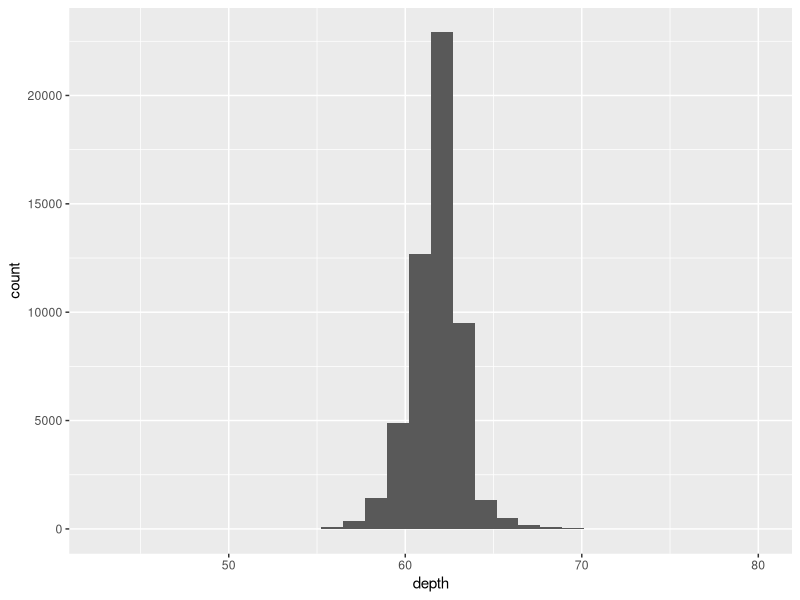
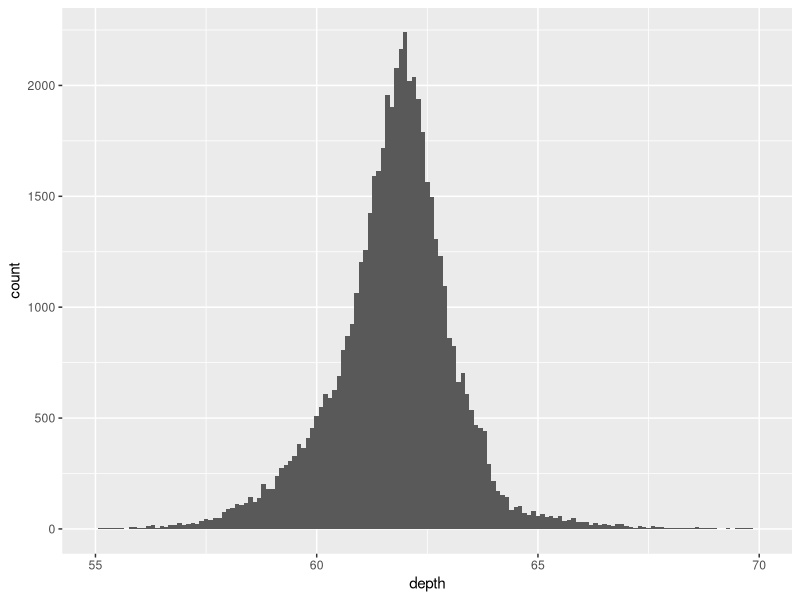
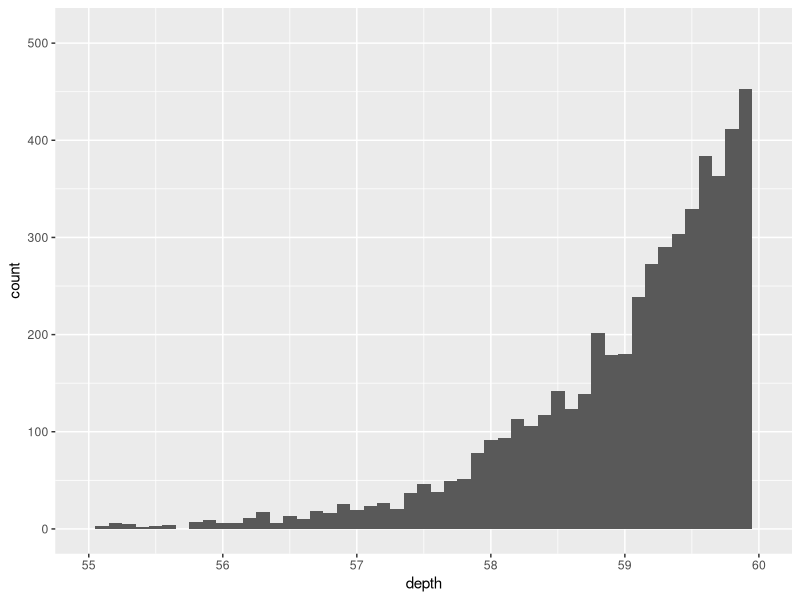
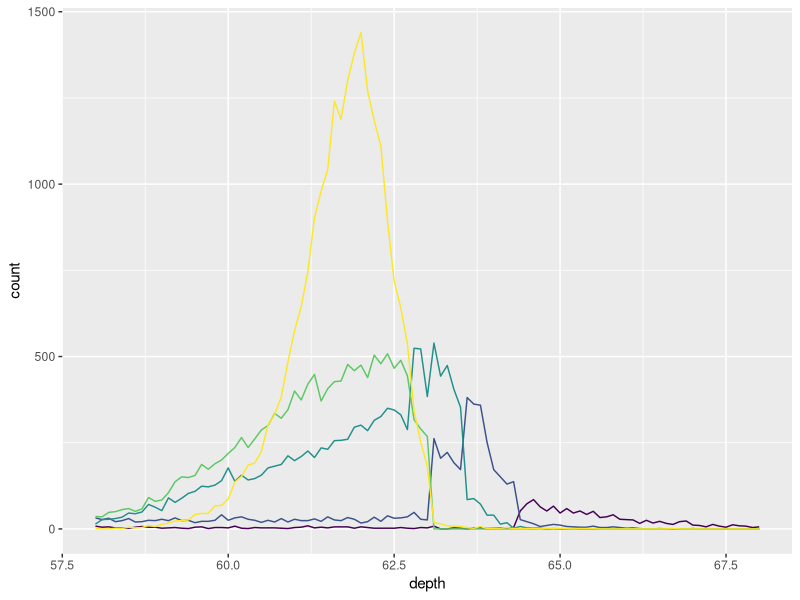
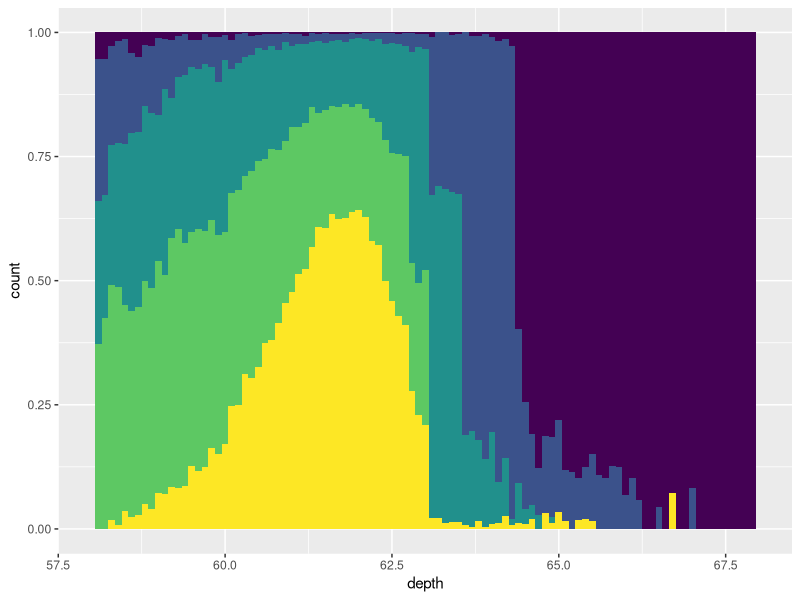
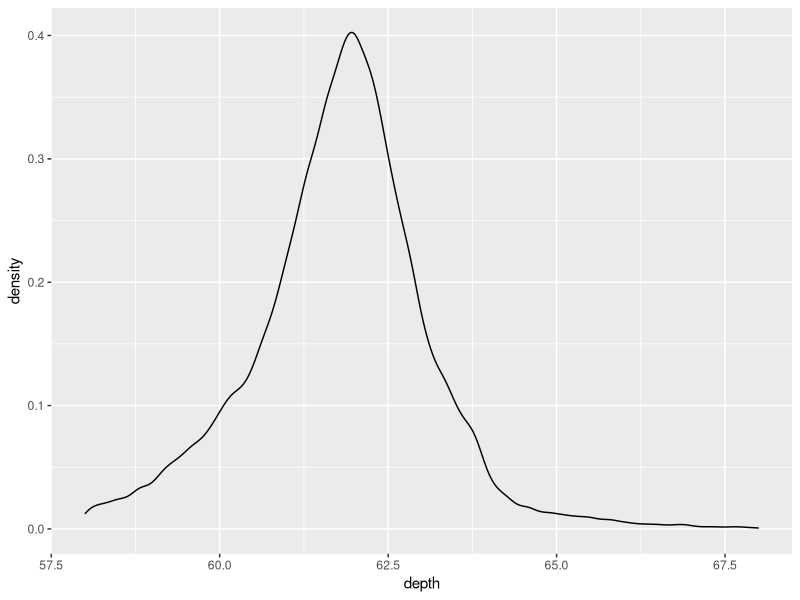
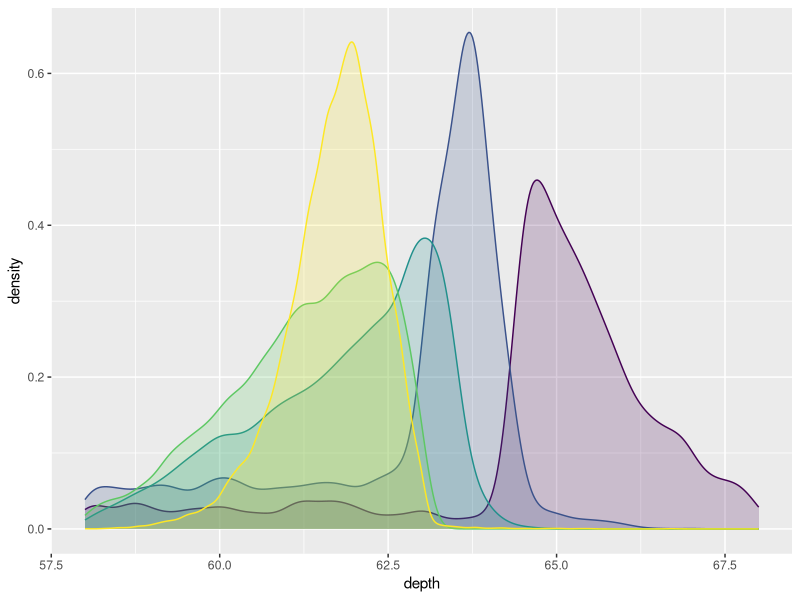
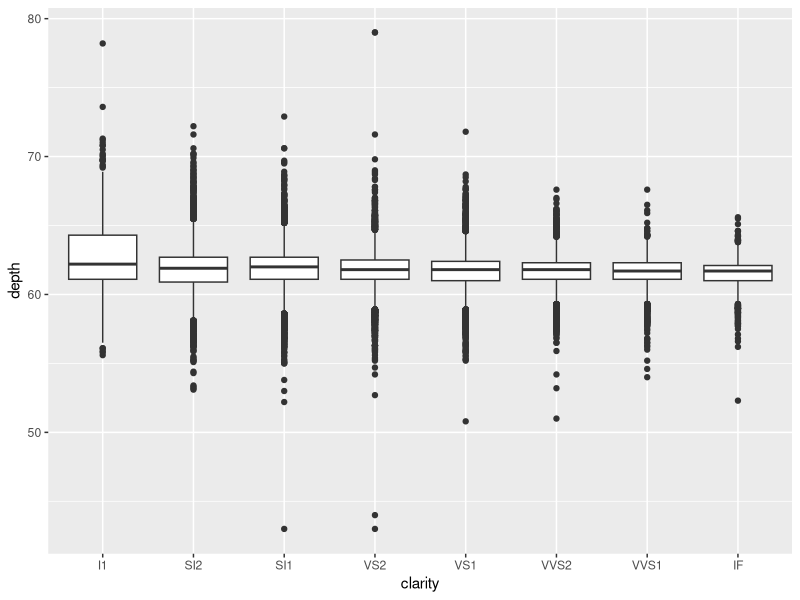

These charts were generated, in order, by the following R code:
library(ggplot2)
ggplot(diamonds, aes(depth)) +
  geom_histogram()
ggplot(diamonds, aes(depth)) +
  geom_histogram(binwidth = 0.1) +
  xlim(55, 70)
ggplot(diamonds, aes(depth)) +
  geom_histogram(binwidth = 0.1) +
  xlim(55, 60)

ggplot(diamonds, aes(depth)) +
  geom_freqpoly(aes(colour = cut), binwidth = 0.1, na.rm = TRUE) +
  xlim(58, 68) +
  theme(legend.position = "none")

ggplot(diamonds, aes(depth)) +
  geom_histogram(aes(fill = cut), binwidth = 0.1, position = "fill",
                 na.rm = TRUE) +
  xlim(58, 68) +
  theme(legend.position = "none")

ggplot(diamonds, aes(depth)) +
  geom_density(na.rm = TRUE) +
  xlim(58, 68) +
  theme(legend.position = "none")
ggplot(diamonds, aes(depth, fill = cut, colour = cut)) +
  geom_density(alpha = 0.2, na.rm = TRUE) +
  xlim(58, 68) +
  theme(legend.position = "none")

ggplot(diamonds, aes(clarity, depth)) +
  geom_boxplot()
ggplot(diamonds, aes(carat, depth)) +
  geom_boxplot(aes(group = cut_width(carat, 0.1))) +
  xlim(NA, 2.05)

ggplot(diamonds, aes(clarity, depth)) +
  geom_violin()
ggplot(diamonds, aes(carat, depth)) +
  geom_violin(aes(group = cut_width(carat, 0.1))) +
  xlim(NA, 2.05)

df <- data.frame(x = rnorm(20000), y = rnorm(20000))
norm <- ggplot(df, aes(x, y)) + xlab(NULL) + ylab(NULL)
norm + geom_point()
norm + geom_point(shape = 1) # Hollow circles
norm + geom_point(shape = ".") # Pixel sized

norm + geom_point(alpha = 1 / 3)
norm + geom_point(alpha = 1 / 5)
norm + geom_point(alpha = 1 / 10)

norm + geom_hex()
norm + geom_hex(bins = 10)

ggplot(diamonds, aes(color)) +
  geom_bar()
ggplot(diamonds, aes(color, price)) +
  geom_bar(stat = "summary_bin", fun.y = mean)

ggplot(diamonds, aes(color, price)) +
  geom_violin()

ggplot(diamonds, aes(table, depth, z = price)) +
  geom_raster(binwidth = 1, stat = "summary_2d", fun = mean,
              na.rm = TRUE) +
  xlim(50, 70) +
  ylim(50, 70)


ggplot(faithful, aes(x = eruptions, y = waiting)) +
  geom_hex(bins = 10) +
  geom_point(color = "red", size = 1) 





